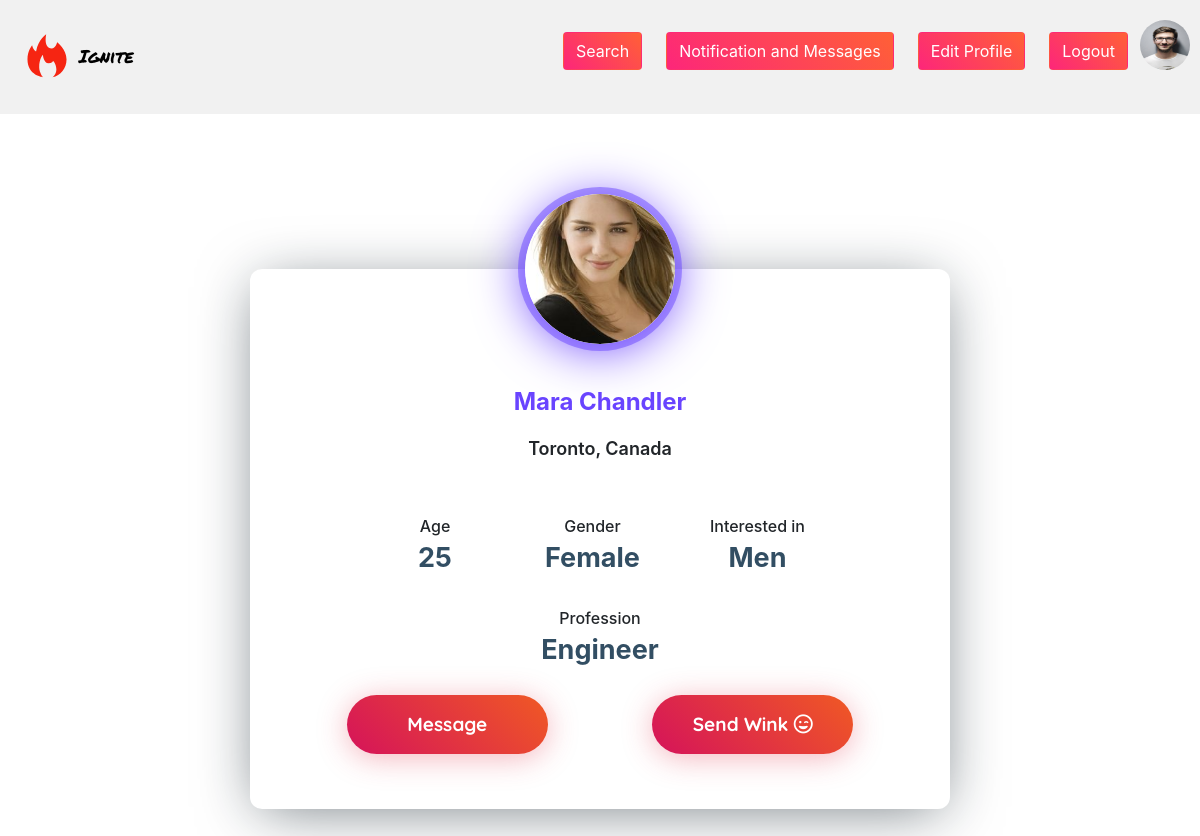
Screenshot of /Home-Pages/usersProfilePage.php?id=3 (signed in) with the database file from the repository.
### tables this page shows
CREATE TABLE `user` (
  `ID` int(11) NOT NULL,
  `first_name` varchar(200) NOT NULL,
  `last_name` varchar(200) NOT NULL,
  `email` varchar(100) NOT NULL,
  `password` varchar(100) NOT NULL,
  `age` int(11) NOT NULL,
  `gender` varchar(2) NOT NULL,
  `interested_in` tinyint(2) NOT NULL COMMENT '0-MEN\r\n1-Women\r\n2-Both',
  `profile_photo_id` int(11) DEFAULT NULL,
  `created_at` timestamp NOT NULL DEFAULT current_timestamp(),
  `last_seen_at` timestamp NULL DEFAULT NULL,
  `modified_at` timestamp NULL DEFAULT NULL,
  `is_premium` tinyint(2) NOT NULL DEFAULT 0,
  `about` varchar(500) DEFAULT NULL,
  `profession` varchar(50) NOT NULL,
  `living_in` varchar(200) DEFAULT NULL
);

CREATE TABLE `photo` (
  `ID` int(11) NOT NULL,
  `path` varchar(256) NOT NULL,
  `uploaded_at` timestamp NOT NULL DEFAULT current_timestamp()
);

### shared/Database2.php (called while the page is built, shortened)
<?php
abstract class Database2
{
    private PDO $_connection;
    public function __construct()
    {
        try {
            $this->_connection = new PDO(self::_connectionString, self::_username, self::_password);
            $this->_connection->setAttribute(PDO::ATTR_ERRMODE, PDO::ERRMODE_EXCEPTION);
        } catch (PDOException $exception) {
            echo "Connection Failed: {$exception->getMessage()}";
            die("Connection to DB Failed");
        }
    }
    protected function execute(string $query): array|false
    {
        $stmt = $this->_connection->prepare($query);
        $stmt->execute();
        $stmt->setFetchMode(PDO::FETCH_ASSOC);
        return $stmt->fetchAll();
    }
}
?>

### shared/user.php (called while the page is built, shortened)
<?php
require_once "Database2.php";
class UserDB extends Database2
{
    public function getUserInfo(int $userLogged): array|bool
    {
        $query = "select user.*,p.path from user JOIN photo p on p.ID = user.profile_photo_id where user.ID = '$userLogged'";
        $result = $this->execute($query);
        return $result;
    }
    public function getLastWink($senderId, $receiverId): array|false
    {
        $query = "select *
        from wink where sender_id = '$senderId' and receiver_id = '$receiverId' order by ID desc limit 1;";
        return $this->execute($query);
    }
}

### Home-Pages/usersProfilePage.php (the view, shortened to what this page needs)
<?php
require_once "../shared/user.php";
$userDB = new userDB();
$ableToSendWink = false;
if (isset($_GET['id'])) {
    $id = (int)$_GET['id'];
    if (is_array($userDB->getUserInfo($id))) {
        $selectedUserData = $userDB->getUserInfo($id);
    }
    if (isset($_SESSION['userId'])) {
        if (is_array($userDB->getUserInfo($_SESSION['userId']))) {
            $userData = $userDB->getUserInfo($_SESSION['userId']);
            $sendWinkCheck = $userDB->getLastWink(($_SESSION['userId']), $id);
            if (is_array($sendWinkCheck) && $sendWinkCheck != null) {
                if ($sendWinkCheck[0]['seen_at'] != null) {
                    $ableToSendWink = true;
                }
            } else {
                $ableToSendWink = true;
            }
        }
    }
} else {
    header("location: ../index.php");
    exit();
}
?>
<!DOCTYPE html>
<html lang="en">
<head>
    <link rel="stylesheet" href="https://cdnjs.cloudflare.com/ajax/libs/normalize/5.0.0/normalize.min.css">
    <link rel="stylesheet" href="../assets/css/usersProfile.css">
    <link rel="stylesheet" href="../assets/css/styles.css">
    <link rel="stylesheet" href="../assets/css/navbar.css">
    <link rel="stylesheet" href="../assets/css/header.css">
    <link rel="stylesheet" href="https://cdnjs.cloudflare.com/ajax/libs/font-awesome/4.7.0/css/font-awesome.min.css">
    <link rel="stylesheet" href="../assets/css/bootstrap-4.css">
</head>
<body>
<div class="header">
    <a class="navbar-brand" href="../Login-SignUp/Profile.php">
        <img src="../assets/images/icon.svg" alt="Ignite Logo">
        Ignite</a>
    <div class="header-right">
        <?php if (!isset($_SESSION['userId'])) { ?>
            <a href="../Home-Pages/search.php">
                <button class="btn btn__signUp" type="submit">Search</button>
            </a>
            <a href="../Login-SignUp/login.php">
                <button class="btn btn__signUp" type="submit">Log in</button>
            </a>
            <a href="../Login-SignUp/Register.php">
                <button class="btn btn__signUp" type="submit">Register</button>
            </a>
        <?php } else { ?>
            <a href="../Home-Pages/search.php">
                <button class="btn btn__signUp" type="submit">Search</button>
            </a>
            <a href="../messages/index.php">
                <button class="btn btn__signUp" type="submit">Notification and Messages</button>
            </a>
            <a href="edit-profile.php">
                <button class="btn btn__signUp" type="submit">Edit Profile</button>
            </a>
            <a href="../index.php?name=logout">
                <button class="btn btn__signUp" type="submit">Logout</button>
            </a>
            <img class="img-fluid img-round" style="width: 50px; height: 50px"
                 src="<?= BASE_URL . $userData[0]['path'] ?>" alt="">
        <?php } ?>
    </div>
</div>
<div class="wrapper">
    <div class="profile-card js-profile-card">
        <div class="profile-card__img">
            <img src="<?= BASE_URL . $selectedUserData[0]['path'] ?>"
                 alt="profile card">
        </div>
        <div class="profile-card__cnt js-profile-cnt">
            <div class="profile-card__name"><?= $selectedUserData[0]['first_name'] . " " . $selectedUserData[0]['last_name'] ?></div>
            <div class="profile-card-loc">
                <span class="profile-card-loc__txt">
                    <?= $selectedUserData[0]['living_in'] . ", Canada" ?> </span>
            </div>
            <div class="profile-card-inf">
                <div class="profile-card-inf__item">
                    <div class="profile-card-inf__txt">Age</div>
                    <div class="profile-card-inf__title"><?= $selectedUserData[0]['age'] ?></div>
                </div>
                <div class="profile-card-inf__item">
                    <div class="profile-card-inf__txt">Gender</div>
                    <div class="profile-card-inf__title">
                        <?php if ($selectedUserData[0]['gender'] == 'M') {
                            echo "Male";
                        } else {
                            echo "Female";
                        }
                        ?>
                    </div>
                </div>
                <div class="profile-card-inf__item">
                    <div class="profile-card-inf__txt">Interested in</div>
                    <div class="profile-card-inf__title">
                        <?php if ($selectedUserData[0]['interested_in'] == 0) {
                            echo "Men";
                        } elseif ($selectedUserData[0]['interested_in'] == 1) {
                            echo "Women";
                        } else {
                            echo "Both";
                        }
                        ?>
                    </div>
                </div>
                <div class="profile-card-inf__item">
                    <div class="profile-card-inf__txt">Profession</div>
                    <div class="profile-card-inf__title"><?= $selectedUserData[0]['profession'] ?></div>
                </div>
            </div>
            <?php if (isset($_SESSION['userId'])) { ?>
                <a href="../messages/index.php?chat=<?= $selectedUserData[0]['ID'] ?>#lastMessage" style="padding:50px">
                    <button class="profile-card__button button--orange js-message-btn">Message</button>
                </a>
                <?php if ($ableToSendWink) { ?>
                    <a href="./usersProfilePage.php?id=<?= $selectedUserData[0]['ID'] ?>&action=wink"
                       style="padding:50px">
                        <button class="profile-card__button button--orange">Send Wink <i class='far fa-grin-wink'></i>
                        </button>
                    </a>
                <?php } ?>
            <?php } ?>
        </div>
    </div>
</div>
</body>
</html>

### assets/css/usersProfile.css (style rules this page uses)
html { position: relative; overflow-x: hidden !important; }
* { box-sizing: border-box; }
body { font-family: "Quicksand", sans-serif; color: #324e63; }
a, a:hover { text-decoration: none; }
.wrapper { width: 100%; width: 100%; height: auto; min-height: 100vh; padding: 50px 20px; padding-top: 100px; display: flex; display: flex; }
.profile-card { width: 100%; min-height: 460px; margin: auto; box-shadow: 0px 8px 60px -10px rgba(13, 28, 39, 0.6); background: #fff; border-radius: 12px; max-width: 700px; position: relative; }
.profile-card__img { width: 150px; height: 150px; margin-left: auto; margin-right: auto; transform: translateY(-50%); border-radius: 50%; overflow: hidden; position: relative; z-index: 4; box-shadow: 0px 5px 50px 0px #6c44fc, 0px 0px 0px 7px rgba(107, 74, 255, 0.5); }
.profile-card__img img { display: block; width: 100%; height: 100%; object-fit: cover; border-radius: 50%; }
.profile-card__cnt { margin-top: -35px; text-align: center; padding: 0 20px; padding-bottom: 40px; transition: all 0.3s; }
.profile-card__name { font-weight: 700; font-size: 24px; color: #6944ff; margin-bottom: 15px; }
.profile-card-loc { display: flex; justify-content: center; align-items: center; font-size: 18px; font-weight: 600; }
.profile-card-inf { display: flex; justify-content: center; flex-wrap: wrap; align-items: flex-start; margin-top: 35px; }
.profile-card-inf__item { padding: 10px 35px; min-width: 150px; }
.profile-card-inf__title { font-weight: 700; font-size: 27px; color: #324e63; }
.profile-card-inf__txt { font-weight: 500; margin-top: 7px; }
.profile-card__button { background: none; border: none; font-family: "Quicksand", sans-serif; font-weight: 700; font-size: 19px; margin: 15px 35px; padding: 15px 40px; min-width: 201px; border-radius: 50px; min-height: 55px; color: #fff; cursor: pointer; backface-visibility: hidden; transition: all 0.3s; }
.profile-card__button:first-child { margin-left: 0; }
.profile-card__button:last-child { margin-right: 0; }
.profile-card__button.button--orange { background: linear-gradient(45deg, #d5135a, #f05924); box-shadow: 0px 4px 30px rgba(223, 45, 70, 0.35); }

### assets/css/styles.css (style rules this page uses)
.img-round { border-radius: 50%; }

### assets/css/navbar.css (style rules this page uses)
.navbar-brand { font-family: 'Permanent Marker', cursive; font-size: 2.25rem; color: white; }
.navbar-brand img { height: 50px; width: 50px; display: inline-block; }
.btn__signUp { background: linear-gradient(225deg,#ff6036,#fd267a); color: white; font-weight: 500; padding: 15px 60px; border-radius: 50px; }

### assets/css/header.css (style rules this page uses)
* { box-sizing: border-box; }
body { margin: 0; font-family: Arial, Helvetica, sans-serif; }
.header { overflow: hidden; background-color: #f1f1f1; padding: 20px 10px; }
.header a { float: left; color: black!important; text-align: center; padding: 12px; text-decoration: none; font-size: 18px; line-height: 25px; border-radius: 4px; }
.header-right { float: right; }

### rows the page displays
user: profile_photo.path (picture)
user: profile_photo.path (picture), first_name "Mara", last_name "Chandler", living_in "Toronto", age "25", profession "Engineer"
